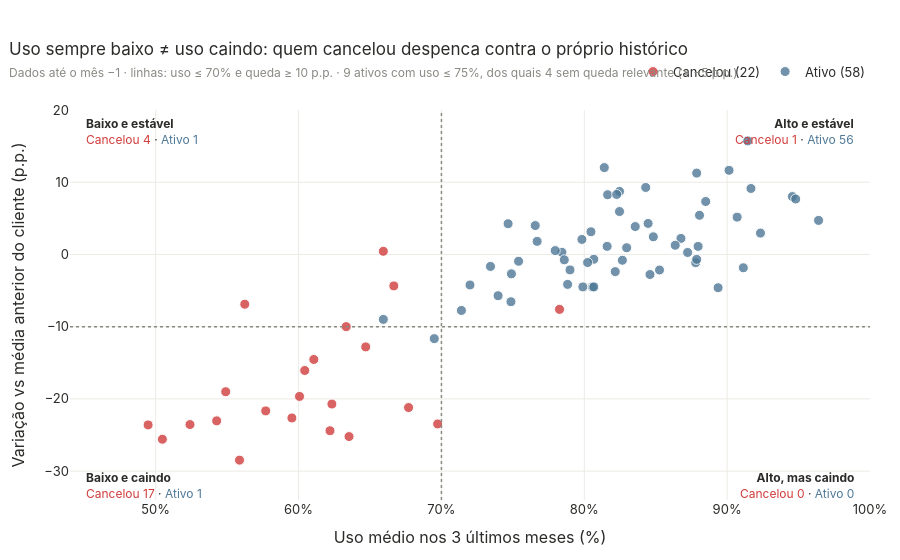

Notebook cell for this chart:
### Code cell
u = V[1]["uso"].join(ST.rename("status"))
XL, YL = 70, -10
fig = go.Figure()
for st in ORDEM_STATUS:
    s = u[u.status == st]
    fig.add_trace(go.Scatter(x=s.nivel, y=s.variacao, mode="markers", name=f"{st} ({len(s)})", marker_color=CORES[st],
                             marker=dict(size=10, opacity=0.8, line=dict(color="white", width=1)),
                             customdata=np.c_[s.index, s.base],
                             hovertemplate=f"<b>%{{customdata[0]}}</b> · {st}<br>Uso nos 3 últimos meses: %{{x:.1f}}%"
                                           "<br>Média anterior: %{customdata[1]:.1f}%<br>Variação: %{y:+.1f} p.p.<extra></extra>"))
fig.add_vline(x=XL, line=dict(color=CINZA, dash="dot", width=1.5))
fig.add_hline(y=YL, line=dict(color=CINZA, dash="dot", width=1.5))
quad = [("nivel <= @XL and variacao <= @YL", 45, -32, "Baixo e caindo"), ("nivel > @XL and variacao <= @YL", 99, -32, "Alto, mas caindo"),
        ("nivel <= @XL and variacao > @YL", 45, 17, "Baixo e estável"), ("nivel > @XL and variacao > @YL", 99, 17, "Alto e estável")]
for q, x, y, nome in quad:
    n = u.query(q).status.value_counts()
    fig.add_annotation(x=x, y=y, showarrow=False, xanchor="left" if x < 60 else "right", align="left" if x < 60 else "right",
                       text=f"<b>{nome}</b><br><span style='color:{CORES['Cancelou']}'>Cancelou {n.get('Cancelou', 0)}</span> · "
                            f"<span style='color:{CORES['Ativo']}'>Ativo {n.get('Ativo', 0)}</span>", font_size=12)
baixos = u[(u.status == "Ativo") & (u.nivel <= 75)]
fig.update_xaxes(title_text="Uso médio nos 3 últimos meses (%)", range=[44, 100], ticksuffix="%")
fig.update_yaxes(title_text="Variação vs média anterior do cliente (p.p.)", range=[-34, 20])
fig.update_layout(height=560, title="Uso sempre baixo ≠ uso caindo: quem cancelou despenca contra o próprio histórico"
                  + sub(f"Dados até o mês −1 · linhas: uso ≤ {XL}% e queda ≥ {-YL} p.p. · {len(baixos)} ativos com uso ≤ 75%, "
                        f"dos quais {(baixos.variacao > -5).sum()} sem queda relevante (> −5 p.p.)"))
fig.show()

### Figure 1 — Plotly figure (JSON) as saved in the notebook; plotly's stock layout.template omitted (floating-point values rounded to 4 significant figures)
{"data": [{"customdata": [["C004", 75.61], ["C007", 75.95], ["C014", 82.17], ["C015", 88.75], ["C017", 77.5], ["C020", 85.87], ["C022", 65.5], ["C024", 76.06], ["C025", 73.07], ["C030", 86.61], ["C031", 79.72], ["C032", 88.9], ["C034", 83.05], ["C038", 84.35], ["C041", 63.12], ["C043", 93.2], ["C047", 73.33], ["C053", 76.5], ["C054", 77.31], ["C073", 71.02], ["C075", 73.91], ["C077", 79.36]], "hovertemplate": "<b>%{customdata[0]}</b> · Cancelou<br>Uso nos 3 últimos meses: %{x:.1f}%<br>Média anterior: %{customdata[1]:.1f}%<br>Variação: %{y:+.1f} p.p.<extra></extra>", "marker": {"color": "#d03b3b", "line": {"color": "white", "width": 1}, "opacity": 0.8, "size": 10}, "mode": "markers", "name": "Cancelou (22)", "type": "scatter", "x": [61.07, 52.4, 59.53, 63.53, 64.7, 78.27, 65.93, 50.47, 49.47, 62.2, 60.07, 67.7, 62.33, 55.87, 56.23, 69.73, 63.33, 60.43, 54.27, 66.67, 54.9, 57.7], "y": [-14.54, -23.55, -22.64, -25.22, -12.8, -7.605, 0.4333, -25.59, -23.6, -24.41, -19.66, -21.2, -20.72, -28.48, -6.892, -23.47, -9.995, -16.07, -23.04, -4.355, -19.01, -21.66]}, {"customdata": [["C001", 73.74], ["C002", 75.09], ["C003", 93.97], ["C005", 77.75], ["C006", 92.98], ["C008", 88.93], ["C009", 79.71], ["C010", 82.39], ["C011", 86.85], ["C012", 82.04], ["C013", 85.53], ["C016", 69.37], ["C018", 81.17], ["C019", 77.59], ["C021", 73.37], ["C023", 80.17], ["C026", 78.49], ["C027", 91.69], ["C028", 86.55], ["C029", 84.55], ["C033", 81.14], ["C035", 87.38], ["C036", 75.03], ["C037", 79.15], ["C039", 76.53], ["C040", 88.55], ["C042", 85.08], ["C044", 81.41], ["C045", 80.48], ["C046", 76.35], ["C048", 87.13], ["C049", 81.33], ["C050", 78.13], ["C051", 86.96], ["C052", 85.16], ["C055", 82.53], ["C056", 81.35], ["C057", 84.55], ["C058", 85.09], ["C059", 75.71], ["C060", 74.93], ["C061", 79.68], ["C062", 70.41], ["C063", 83.47], ["C064", 76.61], ["C065", 72.57], ["C066", 82.98], ["C067", 76.23], ["C068", 84.39], ["C069", 73.96], ["C070", 87.43], ["C071", 79.35], ["C072", 89.38], ["C074", 82.65], ["C076", 74.89], ["C078", 77.43], ["C079", 77.33], ["C080", 81.16]], "hovertemplate": "<b>%{customdata[0]}</b> · Ativo<br>Uso nos 3 últimos meses: %{x:.1f}%<br>Média anterior: %{customdata[1]:.1f}%<br>Variação: %{y:+.1f} p.p.<extra></extra>", "marker": {"color": "#4e7896", "line": {"color": "white", "width": 1}, "opacity": 0.8, "size": 10}, "mode": "markers", "name": "Ativo (58)", "type": "scatter", "x": [82.47, 73.43, 89.37, 79.83, 91.13, 87.8, 83.57, 84.83, 87.97, 82.97, 90.7, 81.4, 88.5, 74.9, 81.63, 84.47, 90.13, 96.4, 94.57, 86.77, 79.0, 84.6, 84.3, 71.4, 82.47, 87.87, 80.57, 74.87, 81.6, 75.4, 94.8, 80.67, 78.43, 87.23, 80.67, 91.67, 80.23, 82.17, 86.37, 91.43, 65.93, 73.97, 74.67, 82.67, 87.87, 76.57, 78.83, 72.0, 79.9, 82.27, 85.27, 78.6, 92.33, 88.07, 76.7, 77.97, 80.47, 69.5], "y": [8.727, -1.66, -4.607, 2.08, -1.847, -1.133, 3.86, 2.44, 1.113, 0.9267, 5.167, 12.03, 7.327, -2.687, 8.267, 4.293, 11.65, 4.713, 8.013, 2.22, -2.14, -2.78, 9.273, -7.753, 5.94, -0.68, -4.513, -6.547, 1.12, -0.9467, 7.673, -0.6667, 0.3, 0.2733, -4.493, 9.133, -1.12, -2.38, 1.273, 15.72, -8.993, -5.713, 4.253, -0.8067, 11.26, 4.0, -4.147, -4.227, -4.493, 8.307, -2.16, -0.7467, 2.953, 5.42, 1.813, 0.5333, 3.133, -11.66]}], "layout": {"annotations": [{"align": "left", "font": {"size": 12}, "showarrow": false, "text": "<b>Baixo e caindo</b><br><span style='color:#d03b3b'>Cancelou 17</span> · <span style='color:#4e7896'>Ativo 1</span>", "x": 45, "xanchor": "left", "y": -32}, {"align": "right", "font": {"size": 12}, "showarrow": false, "text": "<b>Alto, mas caindo</b><br><span style='color:#d03b3b'>Cancelou 0</span> · <span style='color:#4e7896'>Ativo 0</span>", "x": 99, "xanchor": "right", "y": -32}, {"align": "left", "font": {"size": 12}, "showarrow": false, "text": "<b>Baixo e estável</b><br><span style='color:#d03b3b'>Cancelou 4</span> · <span style='color:#4e7896'>Ativo 1</span>", "x": 45, "xanchor": "left", "y": 17}, {"align": "right", "font": {"size": 12}, "showarrow": false, "text": "<b>Alto e estável</b><br><span style='color:#d03b3b'>Cancelou 1</span> · <span style='color:#4e7896'>Ativo 56</span>", "x": 99, "xanchor": "right", "y": 17}], "height": 560, "shapes": [{"line": {"color": "#8a8984", "dash": "dot", "width": 1.5}, "type": "line", "x0": 70, "x1": 70, "xref": "x", "y0": 0, "y1": 1, "yref": "y domain"}, {"line": {"color": "#8a8984", "dash": "dot", "width": 1.5}, "type": "line", "x0": 0, "x1": 1, "xref": "x domain", "y0": -10, "y1": -10, "yref": "y"}], "title": {"text": "Uso sempre baixo ≠ uso caindo: quem cancelou despenca contra o próprio histórico<br><span style='font-size:12px;color:#8a8984'>Dados até o mês −1 · linhas: uso ≤ 70% e queda ≥ 10 p.p. · 9 ativos com uso ≤ 75%, dos quais 4 sem queda relevante (> −5 p.p.)</span>"}, "xaxis": {"range": [44, 100], "ticksuffix": "%", "title": {"text": "Uso médio nos 3 últimos meses (%)"}}, "yaxis": {"range": [-34, 20], "title": {"text": "Variação vs média anterior do cliente (p.p.)"}}}}
